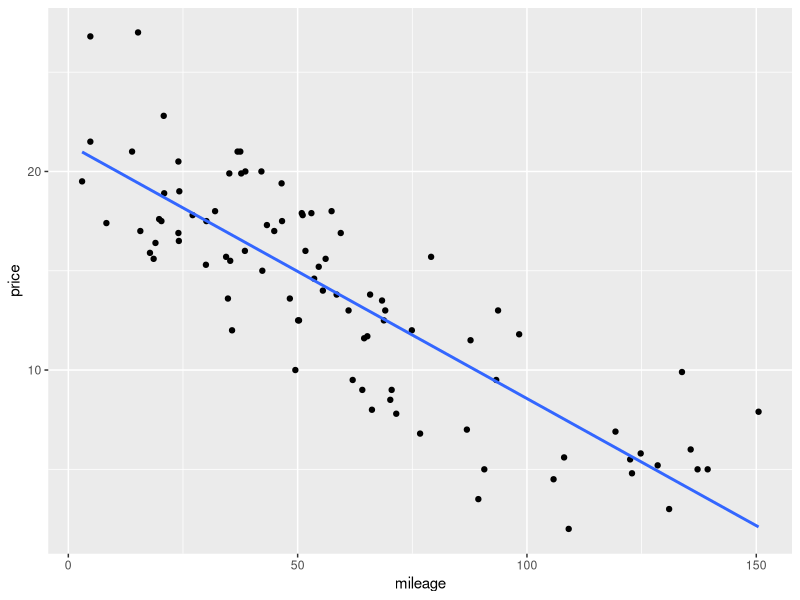

R code for this plot:
## ---- chunk 1
library(tidyverse)
library(broom)
## ---- chunk 2
car_prices <- read_csv("data/car_prices.csv")
## ---- chunk 3
ggplot(car_prices,
       aes(x = mileage, y = price)) +
  geom_point() +
  geom_smooth(method = "lm", se = FALSE)

## ---- chunk 4
m_pr_mile <- lm(price ~ mileage, data = car_prices)
tidy(m_pr_mile) %>%
  select(term, estimate)
## ---- chunk 5
21.4 - 0.128 * 50
## ---- chunk 6
m_pr_type <- lm(price ~ type, data = car_prices)
tidy(m_pr_type) %>%
  select(term, estimate)
